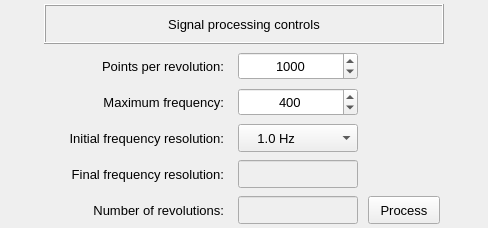
                  <widget class="QFrame" name="frame_4">
                   <property name="minimumSize">
                    <size>
                     <width>0</width>
                     <height>228</height>
                    </size>
                   </property>
                   <property name="maximumSize">
                    <size>
                     <width>16777215</width>
                     <height>228</height>
                    </size>
                   </property>
                   <property name="frameShape">
                    <enum>QFrame::NoFrame</enum>
                   </property>
                   <property name="frameShadow">
                    <enum>QFrame::Raised</enum>
                   </property>
                   <layout class="QGridLayout" name="gridLayout">
                    <property name="leftMargin">
                     <number>4</number>
                    </property>
                    <property name="topMargin">
                     <number>4</number>
                    </property>
                    <property name="rightMargin">
                     <number>4</number>
                    </property>
                    <property name="bottomMargin">
                     <number>4</number>
                    </property>
                    <property name="horizontalSpacing">
                     <number>6</number>
                    </property>
                    <property name="verticalSpacing">
                     <number>8</number>
                    </property>
                    <item row="5" column="1">
                     <widget class="QLabel" name="label_39">
                      <property name="minimumSize">
                       <size>
                        <width>180</width>
                        <height>28</height>
                       </size>
                      </property>
                      <property name="maximumSize">
                       <size>
                        <width>180</width>
                        <height>28</height>
                       </size>
                      </property>
                      <property name="font">
                       <font>
                        <pointsize>10</pointsize>
                       </font>
                      </property>
                      <property name="text">
                       <string>Final frequency resolution:</string>
                      </property>
                      <property name="alignment">
                       <set>Qt::AlignRight|Qt::AlignTrailing|Qt::AlignVCenter</set>
                      </property>
                     </widget>
                    </item>
                    <item row="4" column="2">
                     <widget class="QComboBox" name="comboBox_frequency_resolution">
                      <property name="minimumSize">
                       <size>
                        <width>120</width>
                        <height>28</height>
                       </size>
                      </property>
                      <property name="maximumSize">
                       <size>
                        <width>120</width>
                        <height>28</height>
                       </size>
                      </property>
                      <property name="font">
                       <font>
                        <pointsize>10</pointsize>
                       </font>
                      </property>
                      <property name="layoutDirection">
                       <enum>Qt::LeftToRight</enum>
                      </property>
                      <property name="currentIndex">
                       <number>3</number>
                      </property>
                      <item>
                       <property name="text">
                        <string>    0.1 Hz</string>
                       </property>
                      </item>
                      <item>
                       <property name="text">
                        <string>    0.2 Hz</string>
                       </property>
                      </item>
                      <item>
                       <property name="text">
                        <string>    0.5Hz</string>
                       </property>
                      </item>
                      <item>
                       <property name="text">
                        <string>    1.0 Hz</string>
                       </property>
                      </item>
                      <item>
                       <property name="text">
                        <string>    2.0 Hz</string>
                       </property>
                      </item>
                     </widget>
                    </item>
                    <item row="3" column="2">
                     <widget class="QSpinBox" name="spinBox_max_frequency">
                      <property name="minimumSize">
                       <size>
                        <width>120</width>
                        <height>28</height>
                       </size>
                      </property>
                      <property name="maximumSize">
                       <size>
                        <width>120</width>
                        <height>28</height>
                       </size>
                      </property>
                      <property name="font">
                       <font>
                        <pointsize>10</pointsize>
                       </font>
                      </property>
                      <property name="alignment">
                       <set>Qt::AlignCenter</set>
                      </property>
                      <property name="minimum">
                       <number>100</number>
                      </property>
                      <property name="maximum">
                       <number>1000</number>
                      </property>
                      <property name="singleStep">
                       <number>10</number>
                      </property>
                      <property name="value">
                       <number>400</number>
                      </property>
                     </widget>
                    </item>
                    <item row="6" column="2">
                     <widget class="QLineEdit" name="lineEdit_number_of_revolutions">
                      <property name="enabled">
                       <bool>false</bool>
                      </property>
                      <property name="minimumSize">
                       <size>
                        <width>120</width>
                        <height>28</height>
                       </size>
                      </property>
                      <property name="maximumSize">
                       <size>
                        <width>120</width>
                        <height>28</height>
                       </size>
                      </property>
                      <property name="font">
                       <font>
                        <pointsize>10</pointsize>
                       </font>
                      </property>
                      <property name="styleSheet">
                       <string notr="true"/>
                      </property>
                      <property name="alignment">
                       <set>Qt::AlignCenter</set>
                      </property>
                     </widget>
                    </item>
                    <item row="5" column="2">
                     <widget class="QLineEdit" name="lineEdit_frequency_resolution">
                      <property name="enabled">
                       <bool>false</bool>
                      </property>
                      <property name="minimumSize">
                       <size>
                        <width>120</width>
                        <height>28</height>
                       </size>
                      </property>
                      <property name="maximumSize">
                       <size>
                        <width>120</width>
                        <height>28</height>
                       </size>
                      </property>
                      <property name="font">
                       <font>
                        <pointsize>10</pointsize>
                       </font>
                      </property>
                      <property name="styleSheet">
                       <string notr="true"/>
                      </property>
                      <property name="alignment">
                       <set>Qt::AlignCenter</set>
                      </property>
                     </widget>
                    </item>
                    <item row="6" column="1">
                     <widget class="QLabel" name="label_40">
                      <property name="minimumSize">
                       <size>
                        <width>180</width>
                        <height>28</height>
                       </size>
                      </property>
                      <property name="maximumSize">
                       <size>
                        <width>180</width>
                        <height>28</height>
                       </size>
                      </property>
                      <property name="font">
                       <font>
                        <pointsize>10</pointsize>
                       </font>
                      </property>
                      <property name="text">
                       <string>Number of revolutions:</string>
                      </property>
                      <property name="alignment">
                       <set>Qt::AlignRight|Qt::AlignTrailing|Qt::AlignVCenter</set>
                      </property>
                     </widget>
                    </item>
                    <item row="4" column="1">
                     <widget class="QLabel" name="label_38">
                      <property name="minimumSize">
                       <size>
                        <width>180</width>
                        <height>28</height>
                       </size>
                      </property>
                      <property name="maximumSize">
                       <size>
                        <width>180</width>
                        <height>28</height>
                       </size>
                      </property>
                      <property name="font">
                       <font>
                        <pointsize>10</pointsize>
                       </font>
                      </property>
                      <property name="text">
                       <string>Initial frequency resolution:</string>
                      </property>
                      <property name="alignment">
                       <set>Qt::AlignRight|Qt::AlignTrailing|Qt::AlignVCenter</set>
                      </property>
                     </widget>
                    </item>
                    <item row="3" column="1">
                     <widget class="QLabel" name="label_41">
                      <property name="minimumSize">
                       <size>
                        <width>180</width>
                        <height>28</height>
                       </size>
                      </property>
                      <property name="maximumSize">
                       <size>
                        <width>180</width>
                        <height>28</height>
                       </size>
                      </property>
                      <property name="font">
                       <font>
                        <pointsize>10</pointsize>
                       </font>
                      </property>
                      <property name="text">
                       <string>Maximum frequency:</string>
                      </property>
                      <property name="alignment">
                       <set>Qt::AlignRight|Qt::AlignTrailing|Qt::AlignVCenter</set>
                      </property>
                     </widget>
                    </item>
                    <item row="1" column="1" colspan="3">
                     <widget class="QFrame" name="frame_6">
                      <property name="minimumSize">
                       <size>
                        <width>400</width>
                        <height>40</height>
                       </size>
                      </property>
                      <property name="maximumSize">
                       <size>
                        <width>480</width>
                        <height>40</height>
                       </size>
                      </property>
                      <property name="frameShape">
                       <enum>QFrame::Box</enum>
                      </property>
                      <property name="frameShadow">
                       <enum>QFrame::Raised</enum>
                      </property>
                      <layout class="QGridLayout" name="gridLayout_16">
                       <property name="leftMargin">
                        <number>2</number>
                       </property>
                       <property name="topMargin">
                        <number>2</number>
                       </property>
                       <property name="rightMargin">
                        <number>2</number>
                       </property>
                       <property name="bottomMargin">
                        <number>2</number>
                       </property>
                       <item row="0" column="0">
                        <widget class="QLabel" name="label_4">
                         <property name="font">
                          <font>
                           <pointsize>10</pointsize>
                          </font>
                         </property>
                         <property name="text">
                          <string>Signal processing controls</string>
                         </property>
                         <property name="alignment">
                          <set>Qt::AlignCenter</set>
                         </property>
                        </widget>
                       </item>
                      </layout>
                     </widget>
                    </item>
                    <item row="6" column="4">
                     <spacer name="horizontalSpacer_3">
                      <property name="orientation">
                       <enum>Qt::Horizontal</enum>
                      </property>
                      <property name="sizeHint" stdset="0">
                       <size>
                        <width>40</width>
                        <height>20</height>
                       </size>
                      </property>
                     </spacer>
                    </item>
                    <item row="6" column="0">
                     <spacer name="horizontalSpacer_4">
                      <property name="orientation">
                       <enum>Qt::Horizontal</enum>
                      </property>
                      <property name="sizeHint" stdset="0">
                       <size>
                        <width>40</width>
                        <height>20</height>
                       </size>
                      </property>
                     </spacer>
                    </item>
                    <item row="6" column="3">
                     <widget class="QPushButton" name="pushButton_process_aquisition_parameters">
                      <property name="minimumSize">
                       <size>
                        <width>72</width>
                        <height>28</height>
                       </size>
                      </property>
                      <property name="maximumSize">
                       <size>
                        <width>72</width>
                        <height>28</height>
                       </size>
                      </property>
                      <property name="font">
                       <font>
                        <pointsize>10</pointsize>
                       </font>
                      </property>
                      <property name="toolTip">
                       <string>&lt;html&gt;&lt;head/&gt;&lt;body&gt;&lt;p&gt;Press to process the aquisition parameters&lt;/p&gt;&lt;/body&gt;&lt;/html&gt;</string>
                      </property>
                      <property name="styleSheet">
                       <string notr="true"/>
                      </property>
                      <property name="text">
                       <string>Process</string>
                      </property>
                      <property name="autoDefault">
                       <bool>false</bool>
                      </property>
                     </widget>
                    </item>
                    <item row="2" column="2">
                     <widget class="QSpinBox" name="spinBox_number_of_points">
                      <property name="minimumSize">
                       <size>
                        <width>120</width>
                        <height>28</height>
                       </size>
                      </property>
                      <property name="maximumSize">
                       <size>
                        <width>120</width>
                        <height>28</height>
                       </size>
                      </property>
                      <property name="font">
                       <font>
                        <pointsize>10</pointsize>
                       </font>
                      </property>
                      <property name="alignment">
                       <set>Qt::AlignCenter</set>
                      </property>
                      <property name="minimum">
                       <number>60</number>
                      </property>
                      <property name="maximum">
                       <number>10000</number>
                      </property>
                      <property name="singleStep">
                       <number>1</number>
                      </property>
                      <property name="value">
                       <number>1000</number>
                      </property>
                     </widget>
                    </item>
                    <item row="2" column="1">
                     <widget class="QLabel" name="label_37">
                      <property name="minimumSize">
                       <size>
                        <width>180</width>
                        <height>28</height>
                       </size>
                      </property>
                      <property name="maximumSize">
                       <size>
                        <width>180</width>
                        <height>28</height>
                       </size>
                      </property>
                      <property name="font">
                       <font>
                        <pointsize>10</pointsize>
                       </font>
                      </property>
                      <property name="text">
                       <string>Points per revolution:</string>
                      </property>
                      <property name="alignment">
                       <set>Qt::AlignRight|Qt::AlignTrailing|Qt::AlignVCenter</set>
                      </property>
                     </widget>
                    </item>
                   </layout>
                  </widget>
